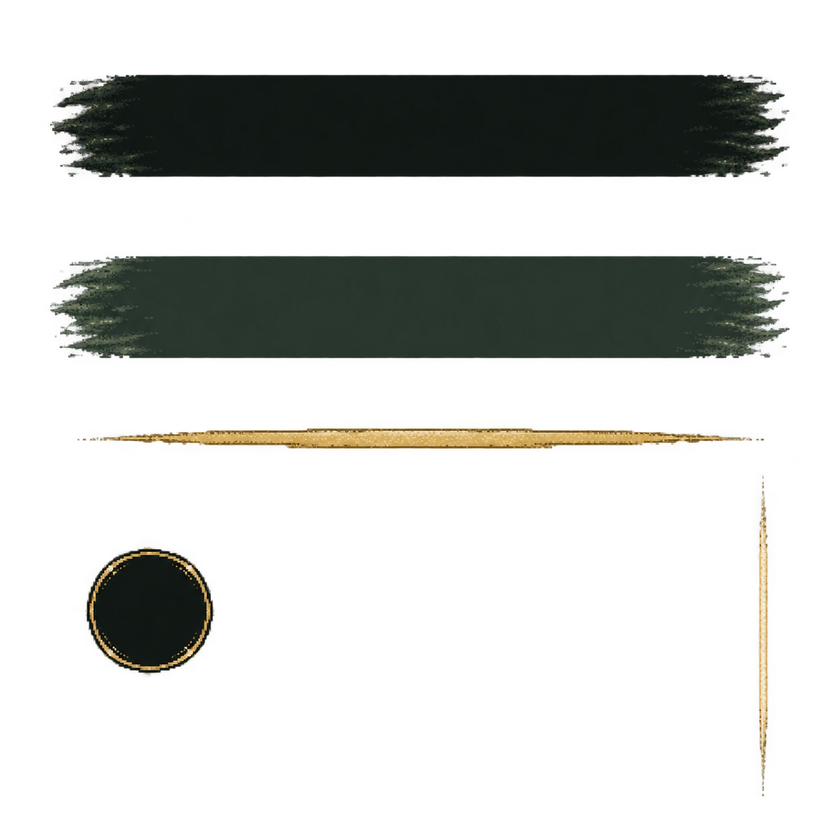
#> input picture Docs/References/codex_k019_v1/source/imagegen_atlas.png, 840 x 840 px, shrunk from 1254 x 1254 before the run; its folder holds only this picture in this run
$ python components.py
#> lines starting #> are read from the running program, lines starting #| are printed output that depends on the picture; after the words box and inside, x2 and y2 are one past the last pixel; in counts of white or black regions, pixels touching at a corner belong together
#> further down, im is the input picture: PIL image 840x840 RGBA; mean R, G, B, A 13.8, 14.6, 10.3, 58.3
"""투명 원안의 분리된 실루엣을 온전히 칸별 포장하기 위한 연결 영역 분석."""
from collections import deque
import numpy as np

def components(alpha):
    mask = np.asarray(alpha) > 128
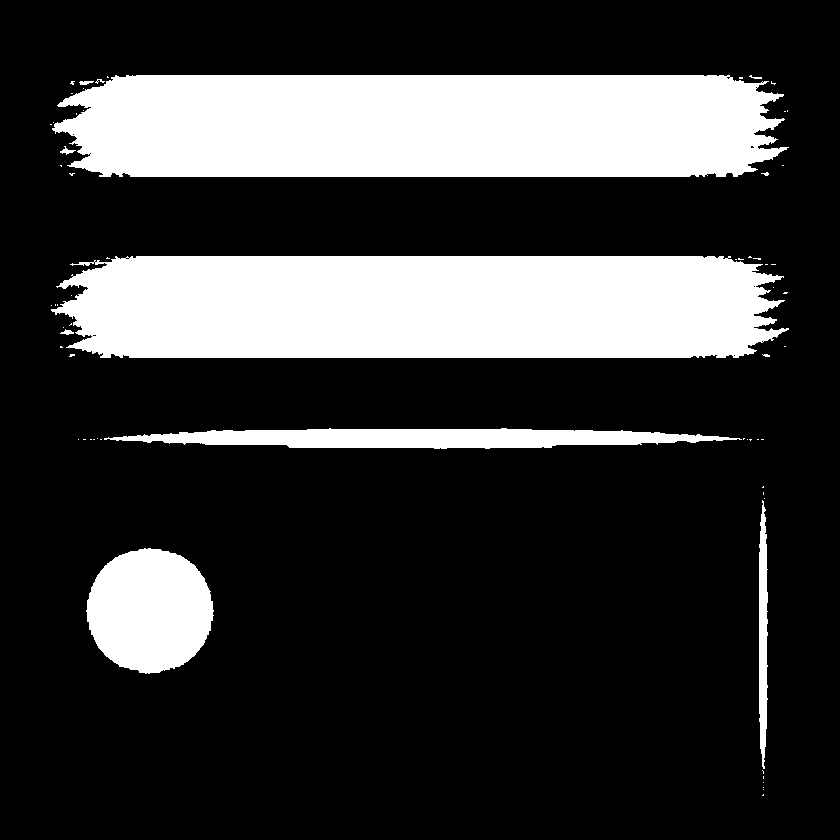
#> mask: shape (840, 840) bool; 23.1% white; 65 white regions (55 under 20 px), largest, box (x1, y1, x2, y2) and area: (52, 75, 789, 177) 69715, (51, 256, 789, 358) 69670, (86, 548, 214, 674) 12396
    h,w = mask.shape
#> h = 840; w = 840
    labels = np.zeros((h,w),dtype=np.int32)
    result = []
    index = 0
    for y,x in zip(*np.where(mask)):
        if labels[y,x]:
            continue
        index += 1
        labels[y,x] = index
        queue = deque([(int(x),int(y))])
        left=right=int(x)
        top=bottom=int(y)
        area=0
        while queue:
            xx,yy=queue.popleft()
            area+=1
            left=min(left,xx);right=max(right,xx)
            top=min(top,yy);bottom=max(bottom,yy)
            for nx,ny in ((xx-1,yy),(xx+1,yy),(xx,yy-1),(xx,yy+1)):
                if 0<=nx<w and 0<=ny<h and mask[ny,nx] and not labels[ny,nx]:
                    labels[ny,nx]=index
                    queue.append((nx,ny))
        result.append({'index':index,'area':area,'bbox':[left,top,right+1,bottom+1]})
#> this loop made 162964 passes
#> x on passes 2 to 4: 116, 126, 127
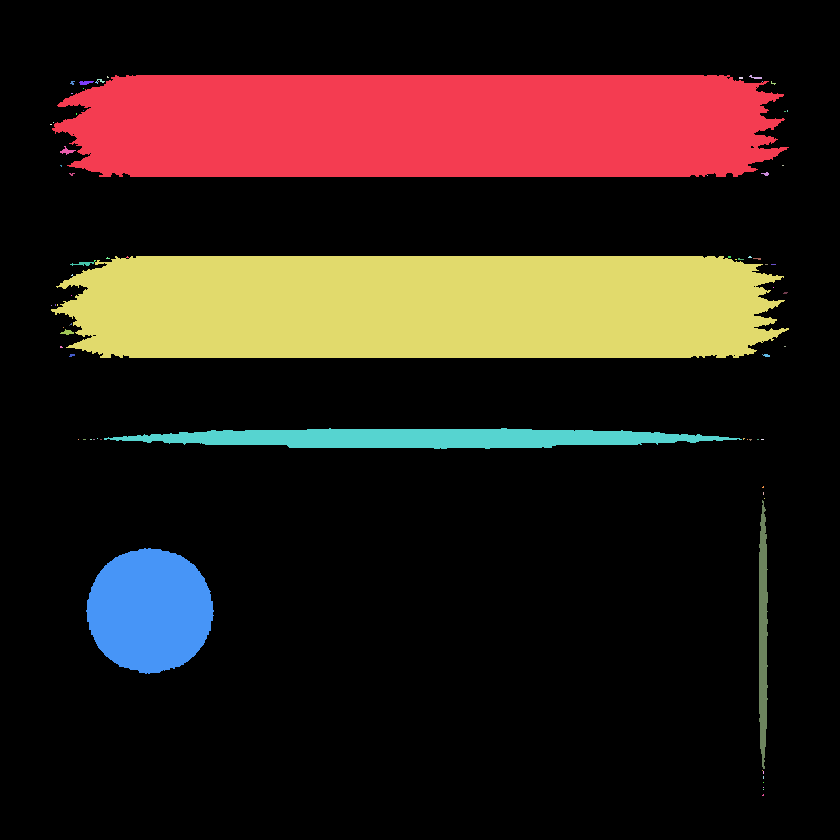
#> labels: shape (840, 840) int32; 78 distinct labels, from 0 to 77; one colour per label, 0 black
#> after the loop, index = 77; result = 77 items
    return labels, sorted(result,key=lambda a:a['area'],reverse=True)

if __name__=='__main__':
    from PIL import Image
    from pathlib import Path
    for p in Path(__file__).parent.joinpath('source').glob('*.png'):
        im=Image.open(p)
        if im.mode=='RGBA':
            _,parts=components(im.getchannel('A'))
#> parts = 77 items
            print(p.name,parts[:6])
#> (printed output is left out)
